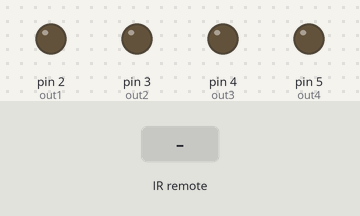
Simulated run of this sketch. Board: Arduino Uno, built with avr-gcc and run on an emulated ATmega328P. Shown: output pins drawn as LEDs (lit = HIGH). Inputs (shaded band) come from the test bench.

Above: at 1.2 s.
1.3 s: infrared code 0xFF7887 received
At 2.4 s:
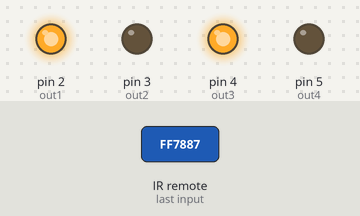
2.8 s: infrared code 0xFFA05F received
At 3.6 s:
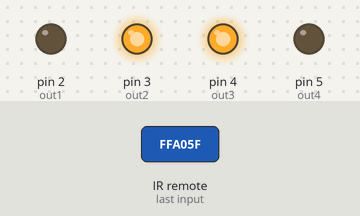
4.3 s: infrared code 0xFF40BF received
At 4.7 s:
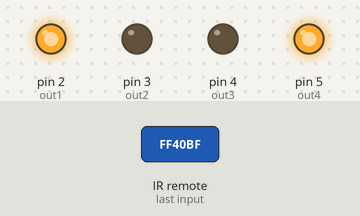
5.8 s: infrared code 0xFF50AF received
At 7.0 s:
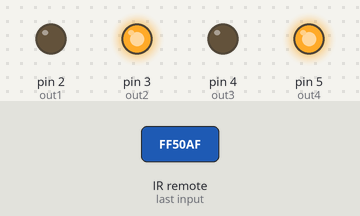
7.3 s: infrared code 0xFF02FD received
At 8.2 s:
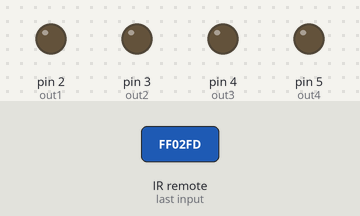
Timing chart, 0 to 9.8 s (numbered marks = the images above; inputs shaded):
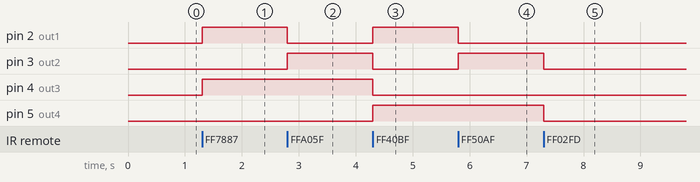

Measured:
- after the input at 1.3 s, pin 2 (out1), pin 4 (out3): LOW → HIGH at once
- after the input at 2.8 s, pin 2 (out1): HIGH → LOW at once; pin 3 (out2): LOW → HIGH at once
- after the input at 4.3 s, pin 2 (out1), pin 5 (out4): LOW → HIGH at once; pin 3 (out2), pin 4 (out3): HIGH → LOW at once
- after the input at 5.8 s, pin 2 (out1): HIGH → LOW at once; pin 3 (out2): LOW → HIGH at once
- after the input at 7.3 s, pin 3 (out2), pin 5 (out4): HIGH → LOW at once

The sketch:

Robot_telecomandato.ino
```cpp
#include <IRremote.h>

int RECV_PIN = 10;
IRrecv irrecv(RECV_PIN);
decode_results results;

int out1 = 2;
int out2 = 3;
int out3 = 4;
int out4 = 5;

void avanti(){
 digitalWrite(out1,HIGH);
 digitalWrite(out2,LOW);
 digitalWrite(out3,HIGH);
 digitalWrite(out4,LOW);
}

void fermo(){
 digitalWrite(out1,LOW);
 digitalWrite(out2,LOW);
 digitalWrite(out3,LOW);
 digitalWrite(out4,LOW);
}

void indietro() {
 digitalWrite(out1,LOW);
 digitalWrite(out2,HIGH);
 digitalWrite(out3,LOW);
 digitalWrite(out4,HIGH);
}

void destra() {
 digitalWrite(out1,LOW);
 digitalWrite(out2,HIGH);
 digitalWrite(out3,HIGH);
 digitalWrite(out4,LOW);
}

void sinistra() {
 digitalWrite(out1,HIGH);
 digitalWrite(out2,LOW);
 digitalWrite(out3,LOW);
 digitalWrite(out4,HIGH);
}

void setup()
{
  pinMode(out1, OUTPUT);
  pinMode(out2, OUTPUT);
  pinMode(out3, OUTPUT);
  pinMode(out4, OUTPUT);

  Serial.begin(9600);
  irrecv.enableIRIn(); // Start the receiver
}


void loop() {
 if (irrecv.decode(&results)) {
   // Serial.println(results.value);

  if (results.value == 16742535 ) {
   avanti();
      }
      else if (results.value == 16712445 ) {
        fermo();
      }
      else if (results.value == 16752735 ) {
        destra();
      }
      else if (results.value == 16728255) {
       sinistra();
      }
      else if (results.value == 16732335) {
       indietro();
      }

  irrecv.resume(); // Receive the next value
 }
}
```
